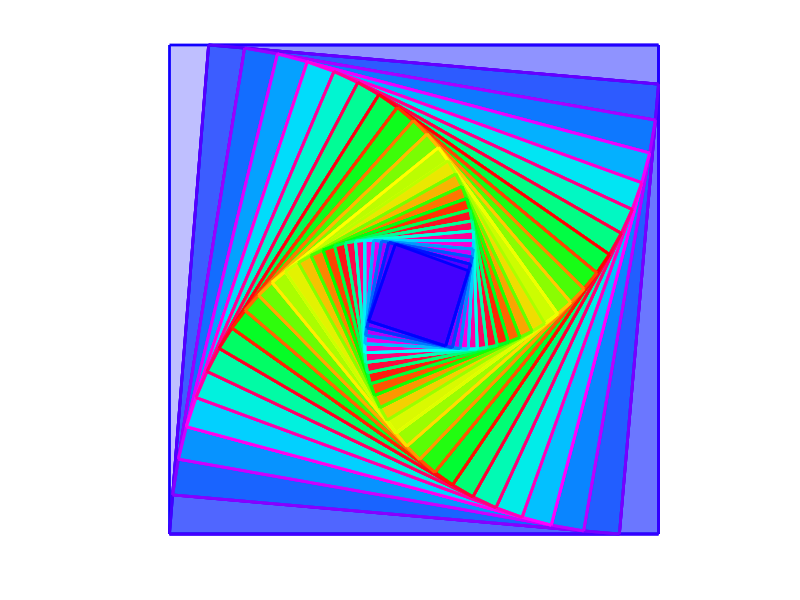

Reproduce this figure in MATLAB.
%spiral square
ee = 0.08;
x=[0 1  1  0 0];
y=[0 0  1  1 0];
x1=0;  y1=0;
x2=10;  y2=0;
x3=5;  y3=5*sqrt(3);
axis off square
total=90;
colmap=fliplr(hsv(total));
%colmap=fliplr(summer(80));
%h=patch(x,y,'r','edgecolor',colmap(total-1,:),'facecolor',colmap(1,:),'facealpha',0.25,'linewidth',2);
for t=1:total
    h=patch(x,y,'r','edgecolor',colmap(total+1-t,:),'facecolor',colmap(t,:),'linewidth',2,'facealpha',0.25);
    x(5) = ee*x(3) + (1-ee)*x(4);
    y(5) = ee*y(3) + (1-ee)*y(4);
    x(4)=x(3);  y(4)=y(3);
    x(3)=x(2);  y(3)=y(2);
    x(2)=x(1);  y(2)=y(1);
    x(1)=x(5);  y(1)=y(5);
    %h=patch(x,y,'r','edgecolor',colmap(total+1-t,:),'facecolor',colmap(t,:),'linewidth',2);
    %h=patch(x,y,'r','edgecolor','none','facecolor',colmap(t,:),'facealpha',0.25,'linewidth',2);
    %pause(0.2)
end
%colmap=jet(length(x));
%patch(x,y,'r','edgecolor','none','FaceVertexCData',colmap,'facecolor','interp');
%axis off
%get(h)
